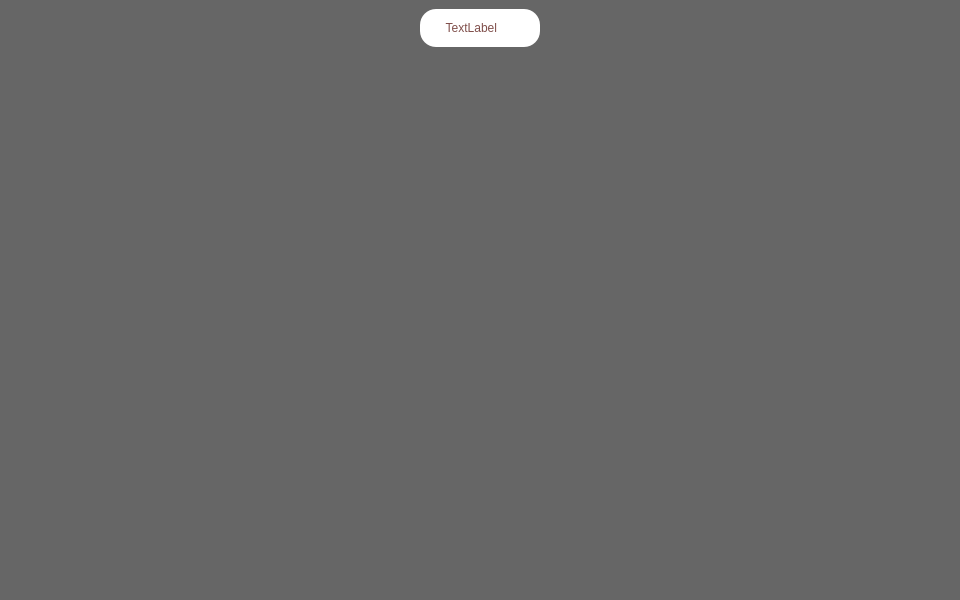
<?xml version="1.0" encoding="UTF-8"?>
<ui version="4.0">
 <class>WeeduChooseLevelWidget</class>
 <widget class="QWidget" name="WeeduChooseLevelWidget">
  <property name="geometry">
   <rect>
    <x>0</x>
    <y>0</y>
    <width>960</width>
    <height>600</height>
   </rect>
  </property>
  <property name="windowTitle">
   <string>Form</string>
  </property>
  <property name="styleSheet">
   <string notr="true">QWidget#WeeduChooseLevelWidget
{
background-color: rgba(255, 255, 255, 0);
}</string>
  </property>
  <layout class="QVBoxLayout" name="verticalLayout">
   <property name="spacing">
    <number>0</number>
   </property>
   <property name="leftMargin">
    <number>0</number>
   </property>
   <property name="topMargin">
    <number>0</number>
   </property>
   <property name="rightMargin">
    <number>0</number>
   </property>
   <property name="bottomMargin">
    <number>0</number>
   </property>
   <item>
    <widget class="QWidget" name="widgetLevel" native="true">
     <property name="styleSheet">
      <string notr="true">QWidget#widgetLevel
{
background-color: rgba(0, 0, 0,0.6);
}</string>
     </property>
     <layout class="QVBoxLayout" name="verticalLayout_2" stretch="60,530">
      <property name="spacing">
       <number>0</number>
      </property>
      <property name="leftMargin">
       <number>0</number>
      </property>
      <property name="rightMargin">
       <number>0</number>
      </property>
      <property name="bottomMargin">
       <number>0</number>
      </property>
      <item>
       <layout class="QHBoxLayout" name="horizontalLayout">
        <item>
         <spacer name="horizontalSpacer">
          <property name="orientation">
           <enum>Qt::Horizontal</enum>
          </property>
          <property name="sizeHint" stdset="0">
           <size>
            <width>40</width>
            <height>20</height>
           </size>
          </property>
         </spacer>
        </item>
        <item>
         <widget class="windgetLabel" name="widgetChoose" native="true">
          <property name="minimumSize">
           <size>
            <width>120</width>
            <height>38</height>
           </size>
          </property>
          <property name="maximumSize">
           <size>
            <width>120</width>
            <height>38</height>
           </size>
          </property>
          <property name="styleSheet">
           <string notr="true">QWidget#widgetChoose
{
border-radius:16px;
background-color: rgb(255, 255, 255);
}</string>
          </property>
          <layout class="QHBoxLayout" name="horizontalLayout_3">
           <property name="spacing">
            <number>3</number>
           </property>
           <property name="leftMargin">
            <number>5</number>
           </property>
           <property name="topMargin">
            <number>0</number>
           </property>
           <property name="rightMargin">
            <number>5</number>
           </property>
           <property name="bottomMargin">
            <number>0</number>
           </property>
           <item>
            <spacer name="horizontalSpacer_3">
             <property name="orientation">
              <enum>Qt::Horizontal</enum>
             </property>
             <property name="sizeHint" stdset="0">
              <size>
               <width>0</width>
               <height>20</height>
              </size>
             </property>
            </spacer>
           </item>
           <item>
            <widget class="QLabel" name="label_4">
             <property name="styleSheet">
              <string notr="true">color: #7F4E4A;</string>
             </property>
             <property name="text">
              <string>TextLabel</string>
             </property>
             <property name="alignment">
              <set>Qt::AlignRight|Qt::AlignTrailing|Qt::AlignVCenter</set>
             </property>
            </widget>
           </item>
           <item>
            <widget class="QLabel" name="label_5">
             <property name="minimumSize">
              <size>
               <width>15</width>
               <height>12</height>
              </size>
             </property>
             <property name="maximumSize">
              <size>
               <width>15</width>
               <height>12</height>
              </size>
             </property>
             <property name="styleSheet">
              <string notr="true">border-image: url(:/images/btn_openControl.png);</string>
             </property>
             <property name="text">
              <string/>
             </property>
            </widget>
           </item>
           <item>
            <spacer name="horizontalSpacer_4">
             <property name="orientation">
              <enum>Qt::Horizontal</enum>
             </property>
             <property name="sizeHint" stdset="0">
              <size>
               <width>0</width>
               <height>20</height>
              </size>
             </property>
            </spacer>
           </item>
          </layout>
         </widget>
        </item>
        <item>
         <spacer name="horizontalSpacer_2">
          <property name="orientation">
           <enum>Qt::Horizontal</enum>
          </property>
          <property name="sizeHint" stdset="0">
           <size>
            <width>40</width>
            <height>20</height>
           </size>
          </property>
         </spacer>
        </item>
       </layout>
      </item>
      <item>
       <widget class="QWidget" name="widgetLevelItem" native="true"/>
      </item>
     </layout>
    </widget>
   </item>
  </layout>
 </widget>
 <customwidgets>
  <customwidget>
   <class>windgetLabel</class>
   <extends>QWidget</extends>
   <header>utility/widget/windgetlabel.h</header>
   <container>1</container>
  </customwidget>
 </customwidgets>
 <resources/>
 <connections/>
</ui>
